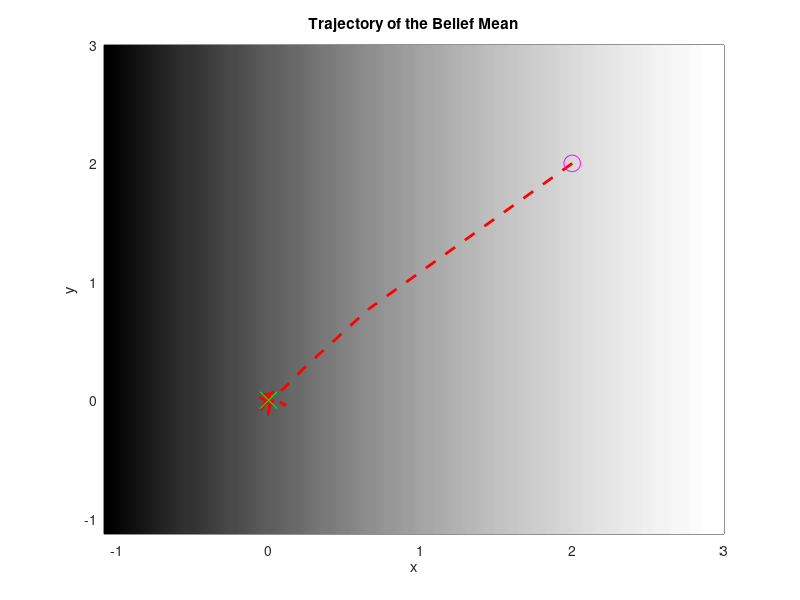

MATLAB code to generate this figure:
clear
close
clc

traj = importdata('traj_cvx1.mat');
X = traj(1,:);
Y = traj(2,:);

figure(1);clf;
X_plot = linspace(min(X)-1,max(X)+1);
Y_plot = linspace(min(Y)-1,max(Y)+1);
C = ones(length(Y_plot),length(X_plot));

for i=1:size(C,1)
    for j=1:size(C,2)
        C(i,j) = -0.5*(5-X_plot(j))^2;
    end
end
pcolor(X_plot,Y_plot,C);
colormap(gray);
shading flat
shading interp
% axis([-1,7,-2,5])
hold on

% %% Normal Plot
% figure(3);
% hold on

plot(traj(1,:),traj(2,:),'r--','LineWidth',2);
% scatter(X,Y);
plot(traj(1,1),traj(2,1),'mo', 'markers',12);

plot(traj(1,end),traj(2,end),'gx','markers',12);

title('Trajectory of the Belief Mean')
xlabel('x')
ylabel('y')

hold off

%%

% 
%% Smooth Trajectory
% figure(4)
% % polyfit_y = polyfit(X,Y,8);
% % fit_y = polyval(polyfit_y,X);
% xx = smooth(X,0.1,'loess');
% yy = smooth(Y,0.1,'loess');
% plot(xx,yy,'r-','LineWidth',2);
% hold on
% % plot(xx,yy,'r');
% scatter(xx,yy);
% plot(traj(1,1),traj(2,1),'mo');
% plot(traj(1,end),traj(2,end),'bx');
% hold off




%%%%%%%%%%%%%%%%%%%%%%%%%%%%%%%%%%%%%% Experimentation %%%%%%%%%%%%%%%%%
% figure(1);clf;
% Im = zeros(length(Y),length(X));
% 
% for i=1:size(Im,1)
%     for j=1:size(Im,2)
%         Im(i,j) = 0.5*(5-X(j)) - 3;
%     end
% end
% 
% X_scaled = X*(size(Im,2)/(max(X)-min(X)));
% Y_scaled = Y*(size(Im,1)/(max(Y)-min(Y)));
% 
% figure(1)
% imshow(Im)
% % hold on
% 
% %Making X and Y of the same length
% if (length(X_scaled) > length(Y_scaled))
%    Y_scaled = interp1(linspace(1,length(Y_scaled),length(Y_scaled)),Y_scaled,X_scaled,'pchip');
%     
% elseif (length(Y_scaled) > length(X_scaled))
%     X_scaled = interp1(linspace(1,length(X_scaled),length(X_scaled)),X_scaled,Y_scaled,'pchip');
% end
% 
% % plot(traj(1,:),traj(2,:),'r');
% % plot(traj(1,t_f+1),traj(2,t_f+1),'bx');
% figure(2);
% plot(X_scaled,Y_scaled,'r');
% hold on
% plot(X_scaled(1),Y_scaled(1),'mo');
% plot(X_scaled(t_f+1),Y_scaled(t_f+1),'bx');
% hold off
